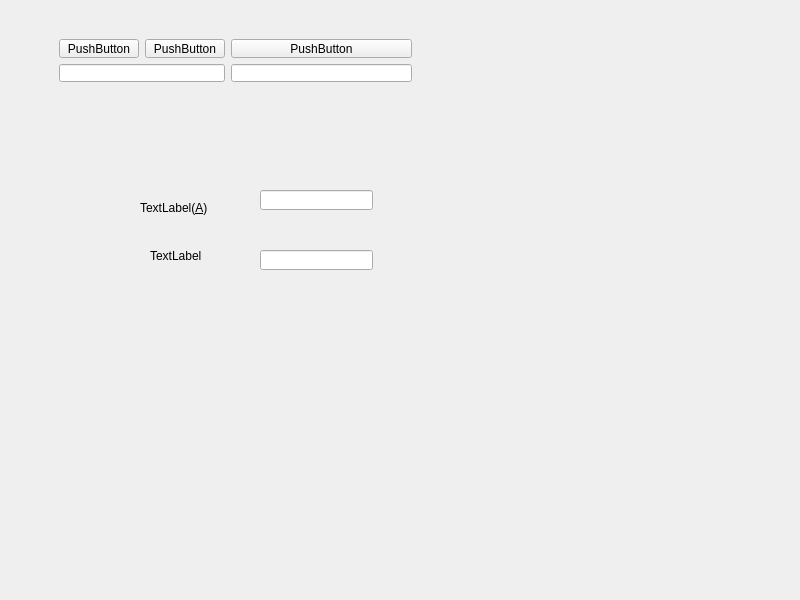
<?xml version="1.0" encoding="UTF-8"?>
<ui version="4.0">
 <class>MainWindow</class>
 <widget class="QMainWindow" name="MainWindow">
  <property name="geometry">
   <rect>
    <x>0</x>
    <y>0</y>
    <width>800</width>
    <height>600</height>
   </rect>
  </property>
  <property name="windowTitle">
   <string>MainWindow</string>
  </property>
  <widget class="QWidget" name="centralwidget">
   <widget class="QFrame" name="frame">
    <property name="geometry">
     <rect>
      <x>50</x>
      <y>30</y>
      <width>371</width>
      <height>61</height>
     </rect>
    </property>
    <layout class="QGridLayout" name="gridLayout">
     <item row="0" column="0">
      <widget class="QPushButton" name="pushButton">
       <property name="text">
        <string>PushButton</string>
       </property>
      </widget>
     </item>
     <item row="0" column="1">
      <widget class="QPushButton" name="pushButton_2">
       <property name="text">
        <string>PushButton</string>
       </property>
      </widget>
     </item>
     <item row="0" column="2">
      <widget class="QPushButton" name="pushButton_3">
       <property name="text">
        <string>PushButton</string>
       </property>
      </widget>
     </item>
     <item row="1" column="0" colspan="2">
      <widget class="QLineEdit" name="lineEdit"/>
     </item>
     <item row="1" column="2">
      <widget class="QLineEdit" name="lineEdit_2"/>
     </item>
    </layout>
   </widget>
   <widget class="QLabel" name="label">
    <property name="geometry">
     <rect>
      <x>140</x>
      <y>200</y>
      <width>91</width>
      <height>16</height>
     </rect>
    </property>
    <property name="text">
     <string>TextLabel(&amp;A)</string>
    </property>
    <property name="buddy">
     <cstring>lineEdit_3</cstring>
    </property>
   </widget>
   <widget class="QLineEdit" name="lineEdit_3">
    <property name="geometry">
     <rect>
      <x>260</x>
      <y>190</y>
      <width>113</width>
      <height>20</height>
     </rect>
    </property>
   </widget>
   <widget class="QLabel" name="label_2">
    <property name="geometry">
     <rect>
      <x>150</x>
      <y>250</y>
      <width>54</width>
      <height>12</height>
     </rect>
    </property>
    <property name="text">
     <string>TextLabel</string>
    </property>
   </widget>
   <widget class="QLineEdit" name="lineEdit_4">
    <property name="geometry">
     <rect>
      <x>260</x>
      <y>250</y>
      <width>113</width>
      <height>20</height>
     </rect>
    </property>
   </widget>
  </widget>
  <widget class="QMenuBar" name="menubar">
   <property name="geometry">
    <rect>
     <x>0</x>
     <y>0</y>
     <width>800</width>
     <height>23</height>
    </rect>
   </property>
  </widget>
 </widget>
 <resources/>
 <connections/>
</ui>
